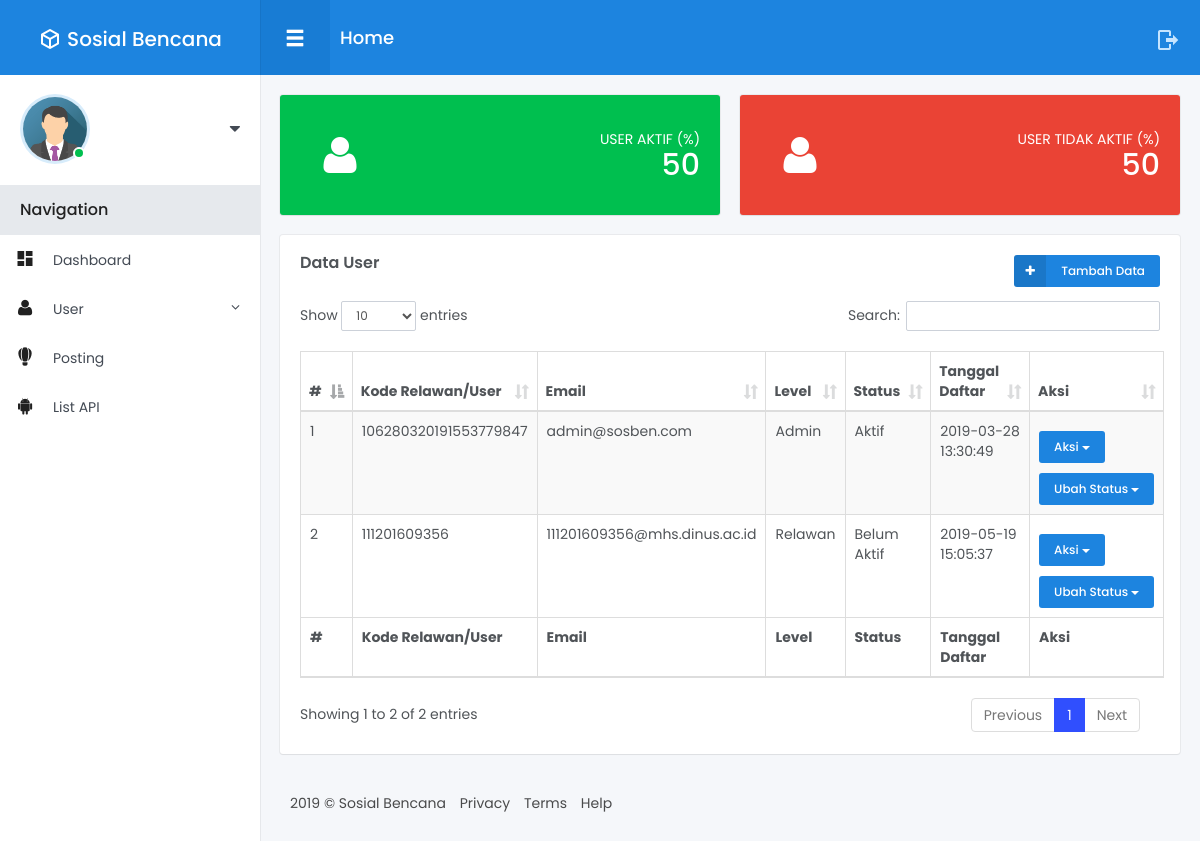
The page /index.php/user on the database as committed earlier.
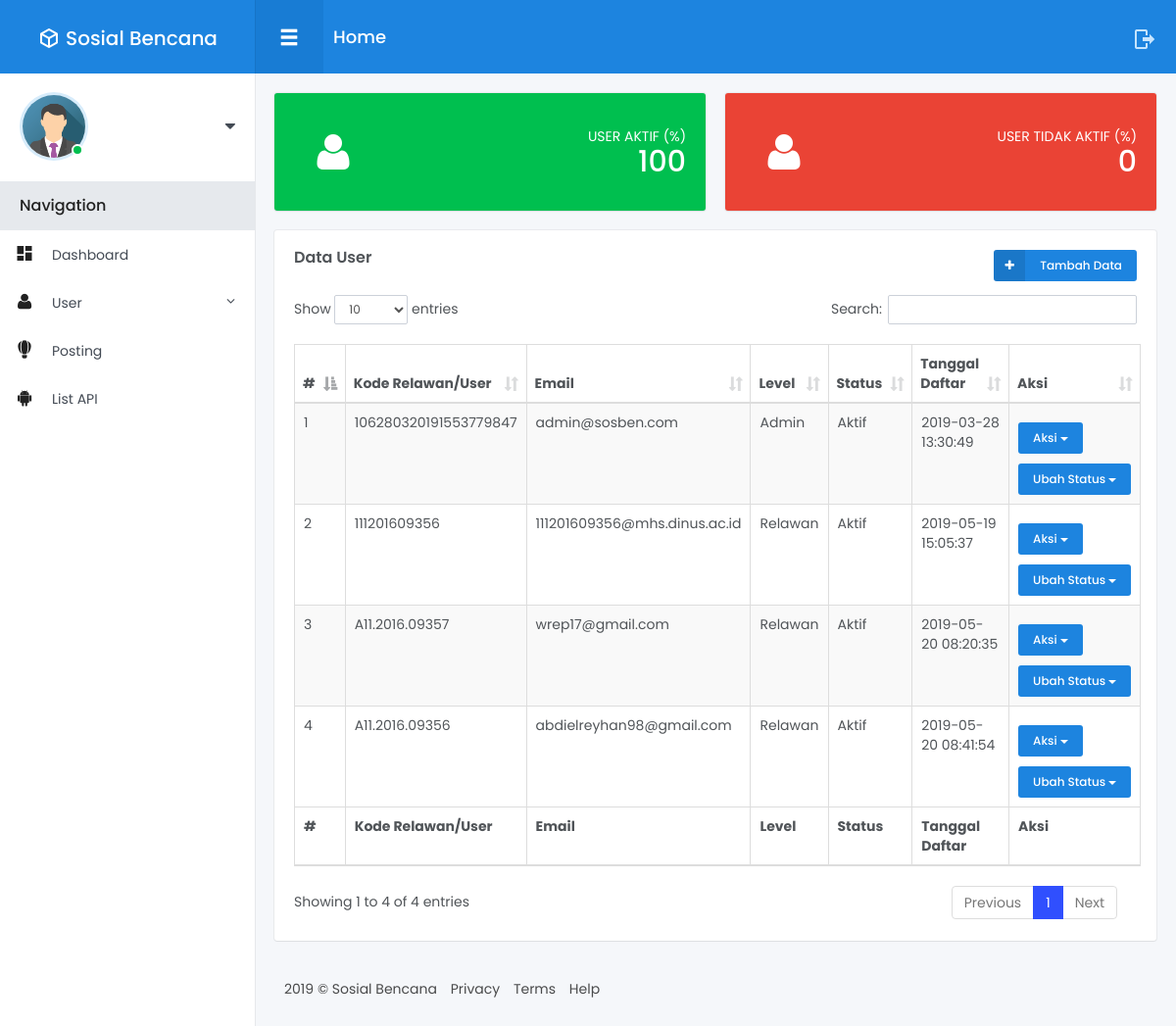
The same page on the database as committed later.
### tables this page shows
CREATE TABLE `user` (
  `id_user` int(11) NOT NULL,
  `user_kode` varchar(100) NOT NULL,
  `id_level` int(11) NOT NULL,
  `id_status` int(11) DEFAULT NULL,
  `nama` varchar(255) DEFAULT NULL,
  `email` varchar(255) NOT NULL,
  `password` varchar(100) DEFAULT NULL,
  `tgl_lahir` date DEFAULT NULL,
  `j_kel` enum('Laki Laki','Perempuan','','') DEFAULT NULL,
  `phone` varchar(13) DEFAULT NULL,
  `avatar` varchar(255) DEFAULT NULL,
  `token` varchar(256) NOT NULL,
  `verifikasi` timestamp NULL DEFAULT NULL,
  `tanggal` timestamp NULL DEFAULT NULL
);

CREATE TABLE `level` (
  `id_level` int(11) NOT NULL,
  `kode_level` varchar(10) NOT NULL,
  `level` varchar(50) NOT NULL,
  `tanggal` timestamp NOT NULL DEFAULT CURRENT_TIMESTAMP ON UPDATE CURRENT_TIMESTAMP
);

CREATE TABLE `status` (
  `id_status` int(11) NOT NULL,
  `kode_status` int(11) NOT NULL,
  `nama_status` varchar(50) NOT NULL,
  `tanggal` timestamp NOT NULL DEFAULT CURRENT_TIMESTAMP ON UPDATE CURRENT_TIMESTAMP
);

### application/controllers/User.php (called while the page is built, shortened)
<?php
class User extends CI_Controller {
	public function __construct()
	{
        $this->load->model('User_model');
        $this->load->model('Level_model');
        $this->load->model('Status_model');
    }
    public function index()
    {
        $user           = $this->User_model->getUser()->result_array();
        $level          = $this->Level_model->getLevel()->result_array();
        $status         = $this->Status_model->getStatus()->result_array();
        $jumlahuser     = $this->User_model->getUser()->num_rows();
        $useraktif      = $this->User_model->userAktif()->num_rows();
        $usertidakaktif = $this->User_model->userTidakAktif()->num_rows();
        $data = array(
            'user'              => $user,
            'level'             => $level,
            'status'            => $status,
            'jumlahuser'        => $jumlahuser,
            'useraktif'         => $useraktif,
            'usertidakaktif'    => $usertidakaktif,
        );
        $this->load->view('Admin/User/index', $data);
    }
}

### index.php (called while the page is built, shortened)
<?php
require_once BASEPATH.'core/CodeIgniter.php';

### application/models/User_model.php (called while the page is built, shortened)
<?php
class User_model extends CI_Model {
    public function getUser()
    {
        return $this->db->get('user');
    }
    public function userAktif()
    {
        $this->db->where('id_status', 1);
        return $this->db->get('user');
    }
    public function userTidakAktif()
    {
        $this->db->where('id_status', 2);
        return $this->db->get('user');
    }
}

### application/models/Level_model.php (called while the page is built, shortened)
<?php
class Level_model extends CI_Model {
    public function getLevel()
    {
        return $this->db->get('level');
    }
}

### application/models/Status_model.php (called while the page is built, shortened)
<?php
class Status_model extends CI_Model {
    public function getStatus()
    {
        return $this->db->get('status');
    }
}

### application/views/Admin/User/index.php (the view, shortened to what this page needs)
<!DOCTYPE html>
<html lang="en">
<head>
</head>
<body>
<div class="main-menu">
	<header class="header">
	</header>
	<div class="content">
	</div>
</div>
<div class="fixed-navbar">
</div>
<div id="wrapper">
	<div class="main-content">
		<div class="row small-spacing">
			<div class="col-lg-6 col-md-6 col-sm-12">
				<div class="box-content bg-success text-white">
					<div class="statistics-box with-icon">
						<i class="ico small fa fa-user"></i>
						<p class="text text-white">USER AKTIF (%)</p>
						<h2 class="counter"><?php echo $useraktif/$jumlahuser*100; ?></h2>
					</div>
				</div>
			</div>
			<div class="col-lg-6 col-md-6 col-sm-12">
				<div class="box-content bg-danger text-white">
					<div class="statistics-box with-icon">
						<i class="ico small fa fa-user"></i>
						<p class="text text-white">USER TIDAK AKTIF (%)</p>
						<h2 class="counter"><?php echo $usertidakaktif/$jumlahuser*100; ?></h2>
					</div>
				</div>
			</div>
            <div class="col-lg-12">
				<div class="box-content">
					<h4 class="box-title">Data User</h4>
					<div class="dropdown js__drop_down">
                        <a href="<?php echo base_url('user/tambah'); ?>" class="btn btn-xs btn-primary btn-icon btn-icon-left waves-effect waves-light"><i class="ico fa fa-plus"></i> Tambah Data</a>
					</div>
					<table id="example" class="table table-striped table-bordered display" style="width:100%">
						<thead>
							<tr>
								<th>#</th>
								<th>Kode Relawan/User</th>
								<th>Email</th>
								<th>Level</th>
								<th>Status</th>
								<th>Tanggal Daftar</th>
								<th>Aksi</th>
							</tr>
						</thead>
						<tfoot>
							<tr>
								<th>#</th>
								<th>Kode Relawan/User</th>
								<th>Email</th>
								<th>Level</th>
								<th>Status</th>
								<th>Tanggal Daftar</th>
								<th>Aksi</th>
							</tr>
						</tfoot>
						<tbody>
							<?php
							$no = 1;
							foreach($user as $user) {
							?>
							<tr>
								<td><?php echo $no++; ?></td>
								<td><?php echo $user['user_kode']; ?></td>
								<td><?php echo $user['email']; ?></td>
								<td>
									<?php
									foreach($level as $lev)
									{
										echo $lev['kode_level'] == $user['id_level'] ? $lev['level'] : '';
									}
									?>
								</td>
								<td>
									<?php
									foreach($status as $s)
									{
										echo $s['kode_status'] == $user['id_status'] ? $s['nama_status'] : '';
									}
									?>
								</td>
								<td><?php echo $user['tanggal']; ?></td>
								<td>
									<div class="btn-group margin-top-10">
										<button type="button" class="btn btn-xs btn-block btn-primary dropdown-toggle" data-toggle="dropdown" aria-haspopup="true" aria-expanded="false">Aksi <span class="caret"></span></button>
									</div>
									<div class="btn-group margin-top-10">
										<button type="button" class="btn btn-xs btn-block btn-primary dropdown-toggle" data-toggle="dropdown" aria-haspopup="true" aria-expanded="false">Ubah Status <span class="caret"></span></button>
									</div>
                                </td>
                            </tr>
							<?php } ?>
                        </tbody>
					</table>
				</div>
			</div>
		</div>
		<footer class="footer">
		</footer>
	</div>
</div>
</body>
</html>

Rows that differ between the two databases and show on the page:
changed user "111201609356@mhs.dinus.ac.id": loses status (nama_status "Belum Aktif"); gains status (nama_status "Aktif")
added user: user_kode "A11.2016.09357", email "wrep17@gmail.com", tanggal "2019-05-20 08:20:35", level (level "Relawan"), status (nama_status "Aktif")
added user: user_kode "A11.2016.09356", email "abdielreyhan98@gmail.com", tanggal "2019-05-20 08:41:54", level (level "Relawan"), status (nama_status "Aktif")
Other text that changed with them:
$useraktif/$jumlahuser*100: "50" → "100"
$usertidakaktif/$jumlahuser*100: "50" → "0"
text written by a page script: "Show entries Search: Showing 1 to 2 of 2 entries Previous 1 Next" → "Show entries Search: Showing 1 to 4 of 4 entries Previous 1 Next"
